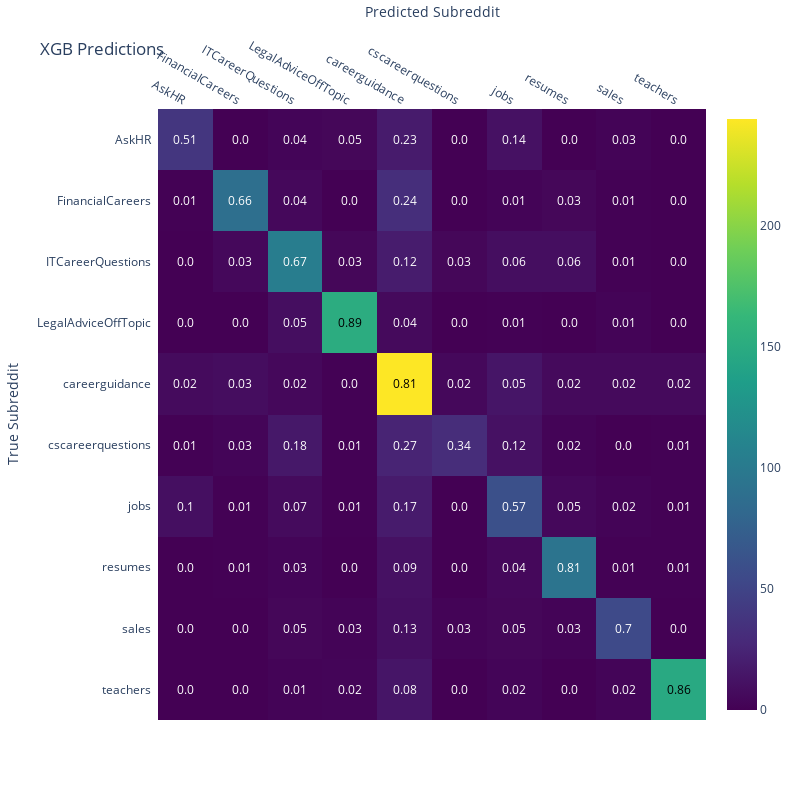

Notebook cell for this chart:
### Markdown cell above
XGBoost in comprasion to the linear svc

### Code cell
#XGB
predicted_subreddit_names = label_encoder.inverse_transform(results)
true_subreddit_names = label_encoder.inverse_transform(y_test)

# Compute the confusion matrix
conf_matrix = confusion_matrix(true_subreddit_names, predicted_subreddit_names)

# Get unique class names in the right order
sorted_unique_names = np.unique(np.concatenate((true_subreddit_names, predicted_subreddit_names)))

# Create the heatmap
fig = ff.create_annotated_heatmap(
    z=conf_matrix,
    x=sorted_unique_names.tolist(),  
    y=sorted_unique_names.tolist(),  
    colorscale='Viridis',
    annotation_text=np.around(conf_matrix.astype(float) / conf_matrix.sum(axis=1)[:, np.newaxis], decimals=2).astype(str),
    hoverinfo="z",
    showscale=True
)

# Update the layout
fig.update_layout(
    title='XGB Predictions',
    xaxis=dict(title='Predicted Subreddit'),
    yaxis=dict(title='True Subreddit', autorange='reversed'),
    width=800,  
    height=800,
)

# Show the figure
fig.show()
# Convert Plotly fig to a static image bytes
img_bytes = pio.to_image(fig, format='png')

# Display the static image
Image(img_bytes)

### Figure 1 — Plotly figure (JSON) as saved in the notebook; plotly's stock layout.template omitted (floating-point values rounded to 4 significant figures)
{"data": [{"colorscale": [[0, "#440154"], [0.1111, "#482878"], [0.2222, "#3e4989"], [0.3333, "#31688e"], [0.4444, "#26828e"], [0.5556, "#1f9e89"], [0.6667, "#35b779"], [0.7778, "#6ece58"], [0.8889, "#b5de2b"], [1, "#fde725"]], "hoverinfo": "z", "reversescale": false, "showscale": true, "type": "heatmap", "x": ["AskHR", "FinancialCareers", "ITCareerQuestions", "LegalAdviceOffTopic", "careerguidance", "cscareerquestions", "jobs", "resumes", "sales", "teachers"], "y": ["AskHR", "FinancialCareers", "ITCareerQuestions", "LegalAdviceOffTopic", "careerguidance", "cscareerquestions", "jobs", "resumes", "sales", "teachers"], "z": [[39, 0, 3, 4, 18, 0, 11, 0, 2, 0], [1, 89, 5, 0, 32, 0, 2, 4, 1, 0], [0, 5, 103, 4, 19, 4, 9, 9, 1, 0], [0, 0, 9, 151, 6, 0, 1, 0, 2, 0], [7, 8, 5, 1, 244, 5, 14, 6, 6, 6], [1, 3, 16, 1, 24, 31, 11, 2, 0, 1], [10, 1, 7, 1, 18, 0, 60, 5, 2, 1], [0, 1, 3, 0, 11, 0, 5, 94, 1, 1], [0, 0, 4, 2, 10, 2, 4, 2, 55, 0], [0, 0, 2, 3, 14, 0, 3, 0, 3, 148]]}], "layout": {"annotations": [{"font": {"color": "#FFFFFF"}, "showarrow": false, "text": "0.51", "x": "AskHR", "xref": "x", "y": "AskHR", "yref": "y"}, {"font": {"color": "#FFFFFF"}, "showarrow": false, "text": "0.0", "x": "FinancialCareers", "xref": "x", "y": "AskHR", "yref": "y"}, {"font": {"color": "#FFFFFF"}, "showarrow": false, "text": "0.04", "x": "ITCareerQuestions", "xref": "x", "y": "AskHR", "yref": "y"}, {"font": {"color": "#FFFFFF"}, "showarrow": false, "text": "0.05", "x": "LegalAdviceOffTopic", "xref": "x", "y": "AskHR", "yref": "y"}, {"font": {"color": "#FFFFFF"}, "showarrow": false, "text": "0.23", "x": "careerguidance", "xref": "x", "y": "AskHR", "yref": "y"}, {"font": {"color": "#FFFFFF"}, "showarrow": false, "text": "0.0", "x": "cscareerquestions", "xref": "x", "y": "AskHR", "yref": "y"}, {"font": {"color": "#FFFFFF"}, "showarrow": false, "text": "0.14", "x": "jobs", "xref": "x", "y": "AskHR", "yref": "y"}, {"font": {"color": "#FFFFFF"}, "showarrow": false, "text": "0.0", "x": "resumes", "xref": "x", "y": "AskHR", "yref": "y"}, {"font": {"color": "#FFFFFF"}, "showarrow": false, "text": "0.03", "x": "sales", "xref": "x", "y": "AskHR", "yref": "y"}, {"font": {"color": "#FFFFFF"}, "showarrow": false, "text": "0.0", "x": "teachers", "xref": "x", "y": "AskHR", "yref": "y"}, {"font": {"color": "#FFFFFF"}, "showarrow": false, "text": "0.01", "x": "AskHR", "xref": "x", "y": "FinancialCareers", "yref": "y"}, {"font": {"color": "#FFFFFF"}, "showarrow": false, "text": "0.66", "x": "FinancialCareers", "xref": "x", "y": "FinancialCareers", "yref": "y"}, {"font": {"color": "#FFFFFF"}, "showarrow": false, "text": "0.04", "x": "ITCareerQuestions", "xref": "x", "y": "FinancialCareers", "yref": "y"}, {"font": {"color": "#FFFFFF"}, "showarrow": false, "text": "0.0", "x": "LegalAdviceOffTopic", "xref": "x", "y": "FinancialCareers", "yref": "y"}, {"font": {"color": "#FFFFFF"}, "showarrow": false, "text": "0.24", "x": "careerguidance", "xref": "x", "y": "FinancialCareers", "yref": "y"}, {"font": {"color": "#FFFFFF"}, "showarrow": false, "text": "0.0", "x": "cscareerquestions", "xref": "x", "y": "FinancialCareers", "yref": "y"}, {"font": {"color": "#FFFFFF"}, "showarrow": false, "text": "0.01", "x": "jobs", "xref": "x", "y": "FinancialCareers", "yref": "y"}, {"font": {"color": "#FFFFFF"}, "showarrow": false, "text": "0.03", "x": "resumes", "xref": "x", "y": "FinancialCareers", "yref": "y"}, {"font": {"color": "#FFFFFF"}, "showarrow": false, "text": "0.01", "x": "sales", "xref": "x", "y": "FinancialCareers", "yref": "y"}, {"font": {"color": "#FFFFFF"}, "showarrow": false, "text": "0.0", "x": "teachers", "xref": "x", "y": "FinancialCareers", "yref": "y"}, {"font": {"color": "#FFFFFF"}, "showarrow": false, "text": "0.0", "x": "AskHR", "xref": "x", "y": "ITCareerQuestions", "yref": "y"}, {"font": {"color": "#FFFFFF"}, "showarrow": false, "text": "0.03", "x": "FinancialCareers", "xref": "x", "y": "ITCareerQuestions", "yref": "y"}, {"font": {"color": "#FFFFFF"}, "showarrow": false, "text": "0.67", "x": "ITCareerQuestions", "xref": "x", "y": "ITCareerQuestions", "yref": "y"}, {"font": {"color": "#FFFFFF"}, "showarrow": false, "text": "0.03", "x": "LegalAdviceOffTopic", "xref": "x", "y": "ITCareerQuestions", "yref": "y"}, {"font": {"color": "#FFFFFF"}, "showarrow": false, "text": "0.12", "x": "careerguidance", "xref": "x", "y": "ITCareerQuestions", "yref": "y"}, {"font": {"color": "#FFFFFF"}, "showarrow": false, "text": "0.03", "x": "cscareerquestions", "xref": "x", "y": "ITCareerQuestions", "yref": "y"}, {"font": {"color": "#FFFFFF"}, "showarrow": false, "text": "0.06", "x": "jobs", "xref": "x", "y": "ITCareerQuestions", "yref": "y"}, {"font": {"color": "#FFFFFF"}, "showarrow": false, "text": "0.06", "x": "resumes", "xref": "x", "y": "ITCareerQuestions", "yref": "y"}, {"font": {"color": "#FFFFFF"}, "showarrow": false, "text": "0.01", "x": "sales", "xref": "x", "y": "ITCareerQuestions", "yref": "y"}, {"font": {"color": "#FFFFFF"}, "showarrow": false, "text": "0.0", "x": "teachers", "xref": "x", "y": "ITCareerQuestions", "yref": "y"}, {"font": {"color": "#FFFFFF"}, "showarrow": false, "text": "0.0", "x": "AskHR", "xref": "x", "y": "LegalAdviceOffTopic", "yref": "y"}, {"font": {"color": "#FFFFFF"}, "showarrow": false, "text": "0.0", "x": "FinancialCareers", "xref": "x", "y": "LegalAdviceOffTopic", "yref": "y"}, {"font": {"color": "#FFFFFF"}, "showarrow": false, "text": "0.05", "x": "ITCareerQuestions", "xref": "x", "y": "LegalAdviceOffTopic", "yref": "y"}, {"font": {"color": "#000000"}, "showarrow": false, "text": "0.89", "x": "LegalAdviceOffTopic", "xref": "x", "y": "LegalAdviceOffTopic", "yref": "y"}, {"font": {"color": "#FFFFFF"}, "showarrow": false, "text": "0.04", "x": "careerguidance", "xref": "x", "y": "LegalAdviceOffTopic", "yref": "y"}, {"font": {"color": "#FFFFFF"}, "showarrow": false, "text": "0.0", "x": "cscareerquestions", "xref": "x", "y": "LegalAdviceOffTopic", "yref": "y"}, {"font": {"color": "#FFFFFF"}, "showarrow": false, "text": "0.01", "x": "jobs", "xref": "x", "y": "LegalAdviceOffTopic", "yref": "y"}, {"font": {"color": "#FFFFFF"}, "showarrow": false, "text": "0.0", "x": "resumes", "xref": "x", "y": "LegalAdviceOffTopic", "yref": "y"}, {"font": {"color": "#FFFFFF"}, "showarrow": false, "text": "0.01", "x": "sales", "xref": "x", "y": "LegalAdviceOffTopic", "yref": "y"}, {"font": {"color": "#FFFFFF"}, "showarrow": false, "text": "0.0", "x": "teachers", "xref": "x", "y": "LegalAdviceOffTopic", "yref": "y"}, {"font": {"color": "#FFFFFF"}, "showarrow": false, "text": "0.02", "x": "AskHR", "xref": "x", "y": "careerguidance", "yref": "y"}, {"font": {"color": "#FFFFFF"}, "showarrow": false, "text": "0.03", "x": "FinancialCareers", "xref": "x", "y": "careerguidance", "yref": "y"}, {"font": {"color": "#FFFFFF"}, "showarrow": false, "text": "0.02", "x": "ITCareerQuestions", "xref": "x", "y": "careerguidance", "yref": "y"}, {"font": {"color": "#FFFFFF"}, "showarrow": false, "text": "0.0", "x": "LegalAdviceOffTopic", "xref": "x", "y": "careerguidance", "yref": "y"}, {"font": {"color": "#000000"}, "showarrow": false, "text": "0.81", "x": "careerguidance", "xref": "x", "y": "careerguidance", "yref": "y"}, {"font": {"color": "#FFFFFF"}, "showarrow": false, "text": "0.02", "x": "cscareerquestions", "xref": "x", "y": "careerguidance", "yref": "y"}, {"font": {"color": "#FFFFFF"}, "showarrow": false, "text": "0.05", "x": "jobs", "xref": "x", "y": "careerguidance", "yref": "y"}, {"font": {"color": "#FFFFFF"}, "showarrow": false, "text": "0.02", "x": "resumes", "xref": "x", "y": "careerguidance", "yref": "y"}, {"font": {"color": "#FFFFFF"}, "showarrow": false, "text": "0.02", "x": "sales", "xref": "x", "y": "careerguidance", "yref": "y"}, {"font": {"color": "#FFFFFF"}, "showarrow": false, "text": "0.02", "x": "teachers", "xref": "x", "y": "careerguidance", "yref": "y"}, {"font": {"color": "#FFFFFF"}, "showarrow": false, "text": "0.01", "x": "AskHR", "xref": "x", "y": "cscareerquestions", "yref": "y"}, {"font": {"color": "#FFFFFF"}, "showarrow": false, "text": "0.03", "x": "FinancialCareers", "xref": "x", "y": "cscareerquestions", "yref": "y"}, {"font": {"color": "#FFFFFF"}, "showarrow": false, "text": "0.18", "x": "ITCareerQuestions", "xref": "x", "y": "cscareerquestions", "yref": "y"}, {"font": {"color": "#FFFFFF"}, "showarrow": false, "text": "0.01", "x": "LegalAdviceOffTopic", "xref": "x", "y": "cscareerquestions", "yref": "y"}, {"font": {"color": "#FFFFFF"}, "showarrow": false, "text": "0.27", "x": "careerguidance", "xref": "x", "y": "cscareerquestions", "yref": "y"}, {"font": {"color": "#FFFFFF"}, "showarrow": false, "text": "0.34", "x": "cscareerquestions", "xref": "x", "y": "cscareerquestions", "yref": "y"}, {"font": {"color": "#FFFFFF"}, "showarrow": false, "text": "0.12", "x": "jobs", "xref": "x", "y": "cscareerquestions", "yref": "y"}, {"font": {"color": "#FFFFFF"}, "showarrow": false, "text": "0.02", "x": "resumes", "xref": "x", "y": "cscareerquestions", "yref": "y"}, {"font": {"color": "#FFFFFF"}, "showarrow": false, "text": "0.0", "x": "sales", "xref": "x", "y": "cscareerquestions", "yref": "y"}, {"font": {"color": "#FFFFFF"}, "showarrow": false, "text": "0.01", "x": "teachers", "xref": "x", "y": "cscareerquestions", "yref": "y"}, {"font": {"color": "#FFFFFF"}, "showarrow": false, "text": "0.1", "x": "AskHR", "xref": "x", "y": "jobs", "yref": "y"}, {"font": {"color": "#FFFFFF"}, "showarrow": false, "text": "0.01", "x": "FinancialCareers", "xref": "x", "y": "jobs", "yref": "y"}, {"font": {"color": "#FFFFFF"}, "showarrow": false, "text": "0.07", "x": "ITCareerQuestions", "xref": "x", "y": "jobs", "yref": "y"}, {"font": {"color": "#FFFFFF"}, "showarrow": false, "text": "0.01", "x": "LegalAdviceOffTopic", "xref": "x", "y": "jobs", "yref": "y"}, {"font": {"color": "#FFFFFF"}, "showarrow": false, "text": "0.17", "x": "careerguidance", "xref": "x", "y": "jobs", "yref": "y"}, {"font": {"color": "#FFFFFF"}, "showarrow": false, "text": "0.0", "x": "cscareerquestions", "xref": "x", "y": "jobs", "yref": "y"}, {"font": {"color": "#FFFFFF"}, "showarrow": false, "text": "0.57", "x": "jobs", "xref": "x", "y": "jobs", "yref": "y"}, {"font": {"color": "#FFFFFF"}, "showarrow": false, "text": "0.05", "x": "resumes", "xref": "x", "y": "jobs", "yref": "y"}, {"font": {"color": "#FFFFFF"}, "showarrow": false, "text": "0.02", "x": "sales", "xref": "x", "y": "jobs", "yref": "y"}, {"font": {"color": "#FFFFFF"}, "showarrow": false, "text": "0.01", "x": "teachers", "xref": "x", "y": "jobs", "yref": "y"}, {"font": {"color": "#FFFFFF"}, "showarrow": false, "text": "0.0", "x": "AskHR", "xref": "x", "y": "resumes", "yref": "y"}, {"font": {"color": "#FFFFFF"}, "showarrow": false, "text": "0.01", "x": "FinancialCareers", "xref": "x", "y": "resumes", "yref": "y"}, {"font": {"color": "#FFFFFF"}, "showarrow": false, "text": "0.03", "x": "ITCareerQuestions", "xref": "x", "y": "resumes", "yref": "y"}, {"font": {"color": "#FFFFFF"}, "showarrow": false, "text": "0.0", "x": "LegalAdviceOffTopic", "xref": "x", "y": "resumes", "yref": "y"}, {"font": {"color": "#FFFFFF"}, "showarrow": false, "text": "0.09", "x": "careerguidance", "xref": "x", "y": "resumes", "yref": "y"}, {"font": {"color": "#FFFFFF"}, "showarrow": false, "text": "0.0", "x": "cscareerquestions", "xref": "x", "y": "resumes", "yref": "y"}, {"font": {"color": "#FFFFFF"}, "showarrow": false, "text": "0.04", "x": "jobs", "xref": "x", "y": "resumes", "yref": "y"}, {"font": {"color": "#FFFFFF"}, "showarrow": false, "text": "0.81", "x": "resumes", "xref": "x", "y": "resumes", "yref": "y"}, {"font": {"color": "#FFFFFF"}, "showarrow": false, "text": "0.01", "x": "sales", "xref": "x", "y": "resumes", "yref": "y"}, {"font": {"color": "#FFFFFF"}, "showarrow": false, "text": "0.01", "x": "teachers", "xref": "x", "y": "resumes", "yref": "y"}, {"font": {"color": "#FFFFFF"}, "showarrow": false, "text": "0.0", "x": "AskHR", "xref": "x", "y": "sales", "yref": "y"}, {"font": {"color": "#FFFFFF"}, "showarrow": false, "text": "0.0", "x": "FinancialCareers", "xref": "x", "y": "sales", "yref": "y"}, {"font": {"color": "#FFFFFF"}, "showarrow": false, "text": "0.05", "x": "ITCareerQuestions", "xref": "x", "y": "sales", "yref": "y"}, {"font": {"color": "#FFFFFF"}, "showarrow": false, "text": "0.03", "x": "LegalAdviceOffTopic", "xref": "x", "y": "sales", "yref": "y"}, {"font": {"color": "#FFFFFF"}, "showarrow": false, "text": "0.13", "x": "careerguidance", "xref": "x", "y": "sales", "yref": "y"}, {"font": {"color": "#FFFFFF"}, "showarrow": false, "text": "0.03", "x": "cscareerquestions", "xref": "x", "y": "sales", "yref": "y"}, {"font": {"color": "#FFFFFF"}, "showarrow": false, "text": "0.05", "x": "jobs", "xref": "x", "y": "sales", "yref": "y"}, {"font": {"color": "#FFFFFF"}, "showarrow": false, "text": "0.03", "x": "resumes", "xref": "x", "y": "sales", "yref": "y"}, {"font": {"color": "#FFFFFF"}, "showarrow": false, "text": "0.7", "x": "sales", "xref": "x", "y": "sales", "yref": "y"}, {"font": {"color": "#FFFFFF"}, "showarrow": false, "text": "0.0", "x": "teachers", "xref": "x", "y": "sales", "yref": "y"}, {"font": {"color": "#FFFFFF"}, "showarrow": false, "text": "0.0", "x": "AskHR", "xref": "x", "y": "teachers", "yref": "y"}, {"font": {"color": "#FFFFFF"}, "showarrow": false, "text": "0.0", "x": "FinancialCareers", "xref": "x", "y": "teachers", "yref": "y"}, {"font": {"color": "#FFFFFF"}, "showarrow": false, "text": "0.01", "x": "ITCareerQuestions", "xref": "x", "y": "teachers", "yref": "y"}, {"font": {"color": "#FFFFFF"}, "showarrow": false, "text": "0.02", "x": "LegalAdviceOffTopic", "xref": "x", "y": "teachers", "yref": "y"}, {"font": {"color": "#FFFFFF"}, "showarrow": false, "text": "0.08", "x": "careerguidance", "xref": "x", "y": "teachers", "yref": "y"}, {"font": {"color": "#FFFFFF"}, "showarrow": false, "text": "0.0", "x": "cscareerquestions", "xref": "x", "y": "teachers", "yref": "y"}, {"font": {"color": "#FFFFFF"}, "showarrow": false, "text": "0.02", "x": "jobs", "xref": "x", "y": "teachers", "yref": "y"}, {"font": {"color": "#FFFFFF"}, "showarrow": false, "text": "0.0", "x": "resumes", "xref": "x", "y": "teachers", "yref": "y"}, {"font": {"color": "#FFFFFF"}, "showarrow": false, "text": "0.02", "x": "sales", "xref": "x", "y": "teachers", "yref": "y"}, {"font": {"color": "#000000"}, "showarrow": false, "text": "0.86", "x": "teachers", "xref": "x", "y": "teachers", "yref": "y"}], "height": 800, "title": {"text": "XGB Predictions"}, "width": 800, "xaxis": {"dtick": 1, "gridcolor": "rgb(0, 0, 0)", "side": "top", "ticks": "", "title": {"text": "Predicted Subreddit"}}, "yaxis": {"autorange": "reversed", "dtick": 1, "ticks": "", "ticksuffix": "  ", "title": {"text": "True Subreddit"}}}}
